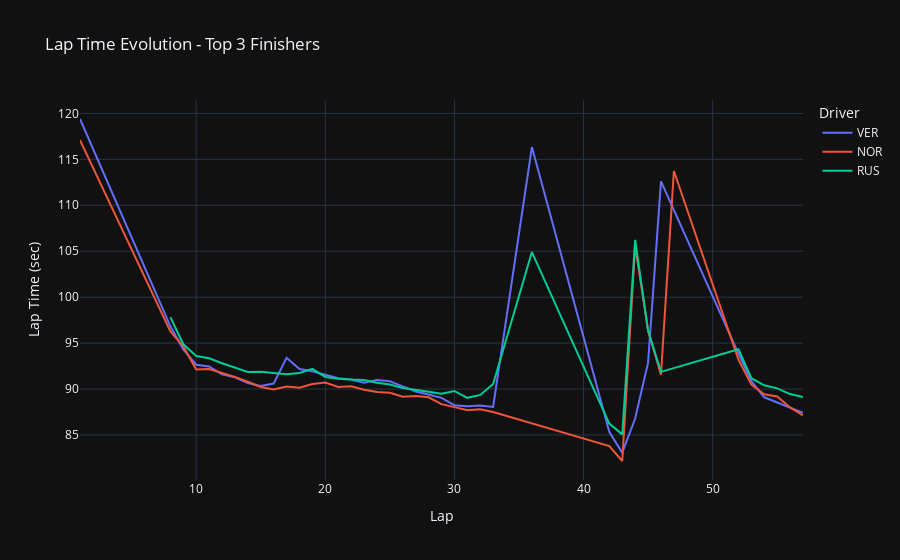

Source (notebook cell):
### Code cell
# Lap time evolution
top_3_drivers = results.head(3)['Abbreviation'].tolist()
top_3_laps = valid_laps[valid_laps['Driver'].isin(top_3_drivers)]

fig = px.line(top_3_laps, x='LapNumber', y='LapTime_sec', color='Driver',
              title='Lap Time Evolution - Top 3 Finishers')
fig.update_layout(template='plotly_dark', xaxis_title='Lap', yaxis_title='Lap Time (sec)')
fig.show()

### Figure 1 — Plotly figure (JSON) as saved in the notebook; plotly's stock layout.template omitted (floating-point values rounded to 4 significant figures)
{"data": [{"hovertemplate": "Driver=VER<br>LapNumber=%{x}<br>LapTime_sec=%{y}<extra></extra>", "legendgroup": "VER", "line": {"color": "#636efa", "dash": "solid"}, "marker": {"symbol": "circle"}, "mode": "lines", "name": "VER", "orientation": "v", "showlegend": true, "type": "scatter", "x": [1, 8, 9, 10, 11, 12, 13, 14, 15, 16, 17, 18, 19, 20, 21, 22, 23, 24, 25, 26, 27, 28, 29, 30, 31, 32, 33, 36, 42, 43, 44, 45, 46, 52, 53, 54, 55, 56, 57], "xaxis": "x", "y": [119.4, 96.83, 94.31, 92.65, 92.45, 91.59, 91.27, 90.64, 90.33, 90.59, 93.39, 92.17, 91.94, 91.6, 91.18, 91.04, 90.69, 90.98, 90.84, 90.29, 89.73, 89.41, 89.04, 88.24, 88.13, 88.21, 88.05, 116.3, 85.32, 83.08, 86.79, 92.87, 112.6, 93.86, 90.86, 89.1, 88.54, 87.92, 87.4], "yaxis": "y"}, {"hovertemplate": "Driver=NOR<br>LapNumber=%{x}<br>LapTime_sec=%{y}<extra></extra>", "legendgroup": "NOR", "line": {"color": "#EF553B", "dash": "solid"}, "marker": {"symbol": "circle"}, "mode": "lines", "name": "NOR", "orientation": "v", "showlegend": true, "type": "scatter", "x": [1, 8, 9, 10, 11, 12, 13, 14, 15, 16, 17, 18, 19, 20, 21, 22, 23, 24, 25, 26, 27, 28, 29, 30, 31, 32, 33, 42, 43, 44, 45, 46, 47, 52, 53, 54, 55, 56, 57], "xaxis": "x", "y": [117.1, 96.28, 94.64, 92.13, 92.19, 91.78, 91.32, 90.8, 90.23, 89.95, 90.26, 90.15, 90.55, 90.71, 90.23, 90.3, 89.92, 89.69, 89.6, 89.16, 89.25, 89.1, 88.36, 88.03, 87.69, 87.8, 87.5, 83.8, 82.17, 105.6, 96.41, 91.57, 113.7, 93.2, 90.48, 89.43, 89.19, 88.0, 87.13], "yaxis": "y"}, {"hovertemplate": "Driver=RUS<br>LapNumber=%{x}<br>LapTime_sec=%{y}<extra></extra>", "legendgroup": "RUS", "line": {"color": "#00cc96", "dash": "solid"}, "marker": {"symbol": "circle"}, "mode": "lines", "name": "RUS", "orientation": "v", "showlegend": true, "type": "scatter", "x": [8, 9, 10, 11, 12, 13, 14, 15, 16, 17, 18, 19, 20, 21, 22, 23, 24, 25, 26, 27, 28, 29, 30, 31, 32, 33, 36, 42, 43, 44, 45, 46, 52, 53, 54, 55, 56, 57], "xaxis": "x", "y": [97.82, 94.87, 93.59, 93.35, 92.8, 92.36, 91.86, 91.89, 91.74, 91.6, 91.74, 92.19, 91.31, 91.13, 91.03, 90.97, 90.67, 90.49, 90.11, 89.86, 89.7, 89.49, 89.79, 89.04, 89.36, 90.55, 104.9, 86.24, 85.06, 106.2, 96.33, 91.87, 94.33, 91.18, 90.41, 90.08, 89.45, 89.12], "yaxis": "y"}], "layout": {"legend": {"title": {"text": "Driver"}, "tracegroupgap": 0}, "title": {"text": "Lap Time Evolution - Top 3 Finishers"}, "xaxis": {"anchor": "y", "domain": [0, 1], "title": {"text": "Lap"}}, "yaxis": {"anchor": "x", "domain": [0, 1], "title": {"text": "Lap Time (sec)"}}}}
